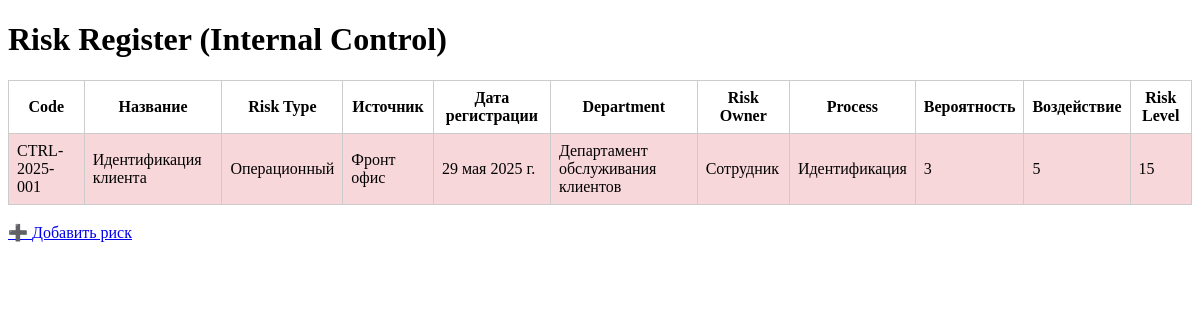
Screenshot of /ru/control/risks/ with the database file from the repository.
### control_app/models.py (models this page shows, shortened)
class Risk(models.Model):
    risk_code = models.CharField(_("Risk Code"), max_length=20, unique=True, blank=True)
    name = models.CharField(_("Name"), max_length=255)
    risk_type = models.CharField(_("Risk Type"), max_length=100)
    source = models.CharField(_("Source"), max_length=255)
    registered_at = models.DateField(_("Registration Date"))
    department = models.CharField(_("Department"), max_length=100)
    owner = models.CharField(_("Risk Owner"), max_length=100)
    process = models.CharField(_("Process"), max_length=255)
    probability = models.IntegerField(_("Probability (1–5)"))
    impact = models.IntegerField(_("Impact (1–5)"))
    level = models.IntegerField(_("Risk Level"), blank=True, null=True)

### control_app/views.py (the view)
# urls.py: path('risks/', views.risk_list, name='control_risk_list'),
def risk_list(request):
    risks = Risk.objects.all()
    department_filter = request.GET.get('department')
    risk_type_filter = request.GET.get('risk_type')
    level_filter = request.GET.get('level')
    if department_filter:
        risks = risks.filter(department__icontains=department_filter)
    if risk_type_filter:
        risks = risks.filter(risk_type__icontains=risk_type_filter)
    if level_filter:
        try:
            level_value = int(level_filter)
            risks = risks.filter(level=level_value)
        except ValueError:
            pass
    for risk in risks:
        if risk.level is not None:
            if risk.level <= 6:
                risk.color = 'green'
            elif 7 <= risk.level <= 14:
                risk.color = 'yellow'
            else:
                risk.color = 'red'
        else:
            risk.color = 'gray'
    return render(request, 'control_app/control_risk_list.html', {'risks': risks})

### control_app/templates/control_app/control_risk_list.html (shortened to what this page needs)
{% load i18n %}
<!DOCTYPE html>
<html lang="{{ LANGUAGE_CODE }}">
<head>
</head>
<body>
    <h1>{% trans "Risk Register (Internal Control)" %}</h1>
    <table>
        <thead>
            <tr>
                <th>{% trans "Code" %}</th>
                <th>{% trans "Name" %}</th>
                <th>{% trans "Risk Type" %}</th>
                <th>{% trans "Source" %}</th>
                <th>{% trans "Registration Date" %}</th>
                <th>{% trans "Department" %}</th>
                <th>{% trans "Risk Owner" %}</th>
                <th>{% trans "Process" %}</th>
                <th>{% trans "Probability" %}</th>
                <th>{% trans "Impact" %}</th>
                <th>{% trans "Risk Level" %}</th>
            </tr>
        </thead>
        <tbody>
            {% for risk in risks %}
            <tr class="{{ risk.color }}">
                <td>{{ risk.risk_code }}</td>
                <td>{{ risk.name }}</td>
                <td>{{ risk.risk_type }}</td>
                <td>{{ risk.source }}</td>
                <td>{{ risk.registered_at }}</td>
                <td>{{ risk.department }}</td>
                <td>{{ risk.owner }}</td>
                <td>{{ risk.process }}</td>
                <td>{{ risk.probability }}</td>
                <td>{{ risk.impact }}</td>
                <td>{{ risk.level }}</td>
            </tr>
            {% endfor %}
        </tbody>
    </table>
    <br>
    <a href="{% url 'control_risk_create' %}">➕ {% trans "Add Risk" %}</a>
</body>
</html>

### control_app/templates/control_app/control_risk_list.html (style rules this page uses)
table { width: 100%; border-collapse: collapse; }
th, td { border: 1px solid #ccc; padding: 8px; }
.red { background-color: #f8d7da; }

### rows the page displays
Risk: risk_code "CTRL-2025-001", name "Идентификация клиента", risk_type "Операционный", source "Фронт офис", registered_at "29 мая 2025 г.", department "Департамент обслуживания клиентов", owner "Сотрудник", process "Идентификация", probability "3", impact "5", level "15"
